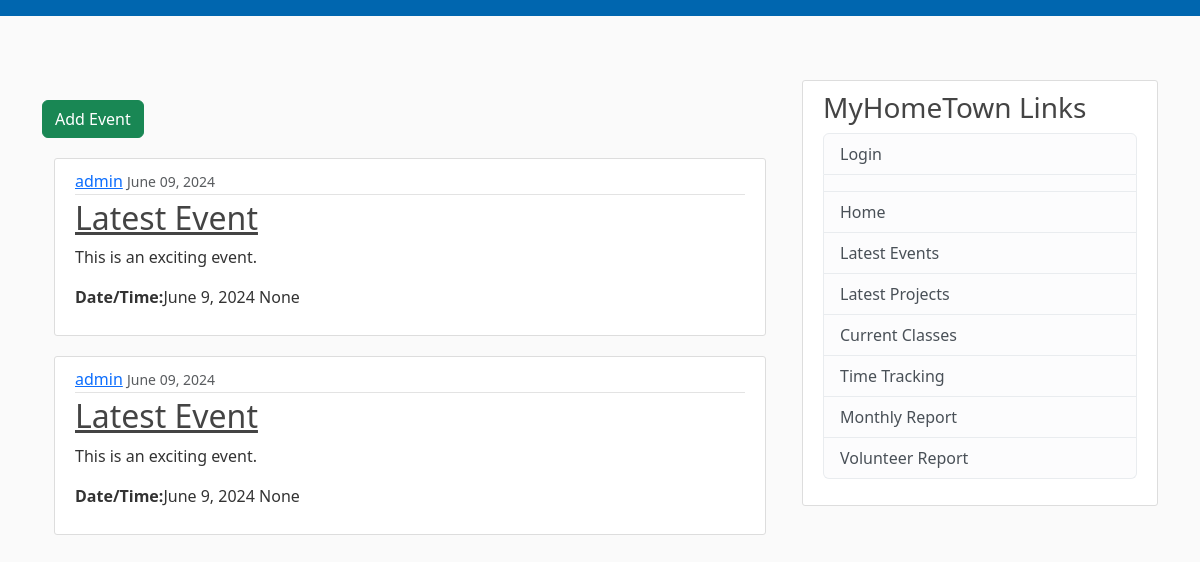
The page /private/event/ on the database its author committed.
### common/models.py (models this page shows, shortened)
class Event(models.Model):
    title = models.CharField(max_length=100)
    location = models.CharField(max_length=255)
    time = models.TimeField(default=timezone.now)
    date = models.DateField(default=timezone.now)
    url = models.CharField(max_length=255, null=True, blank=True)
    date_posted = models.DateTimeField(default=timezone.now)
    summary = models.CharField(max_length=255, null=True)
    description = RichTextField(max_length=4096, null=True)
    author = models.ForeignKey(User, on_delete=models.CASCADE)

### private/views.py (the view)
# urls.py: path('event/', EventListView.as_view(), name="event-list"),
class EventListView(ListView):
    model = Event
    template_name = 'events/event_list.html'
    context_object_name = 'events'
    ordering = ['date_posted']

### private/templates/events/event_list.html (shortened to what this page needs)
{% extends "private/base.html" %}
{% block content %}
<p>
  <li class="btn btn-success btn=sm mt-1 mb-1"><a class="nav-item nav-link" href="{% url 'event-create' %}">Add Event</a></li>
</p>
<div class="container">
    {% for event in events %}
    <article class="media content-section">
        <div class="media-body">
          <div class="article-metadata">
            <a class="mr-2" href="#">{{ event.author }}</a>
            <small class="text-muted">{{ event.date_posted|date:"F d, Y" }}</small>
          </div>
          <h2><a class="article-title" href="{% url 'event-detail' event.id %}">{{ event.title }}</a></h2>
          {% if crcclass.summary %}
            <p class="article-content">{{ event.summary }}</p>
          {% else %}
            <p class="article-content">{{ event.description }}</p>
          {% endif %}
          <p class="article-content"><b>Date/Time:</b>{{ event.date }} {{ event.time }}</p>
        </div>
      </article>
    {% endfor %}
</div>
{% endblock %}

### private/static/private/main.css (style rules this page uses)
body { background: #fafafa; color: #333333; margin-top: 5rem; }
h1, h2, h3, h4, h5, h6 { color: #444444; }
.content-section { background: #ffffff; padding: 10px 20px; border: 1px solid #dddddd; border-radius: 3px; margin-bottom: 20px; }
.article-title { color: #444444; }
.article-content { white-space: pre-line; }
.article-metadata { padding-bottom: 1px; margin-bottom: 4px; border-bottom: 1px solid #e3e3e3 }

### rows shown on the page
Event: author "admin", date_posted "June 09, 2024", title "Latest Event", description "This is an exciting event.", date "June 9, 2024", time "None"
Event: author "admin", date_posted "June 09, 2024", title "Latest Event", description "This is an exciting event.", date "June 9, 2024", time "None"
